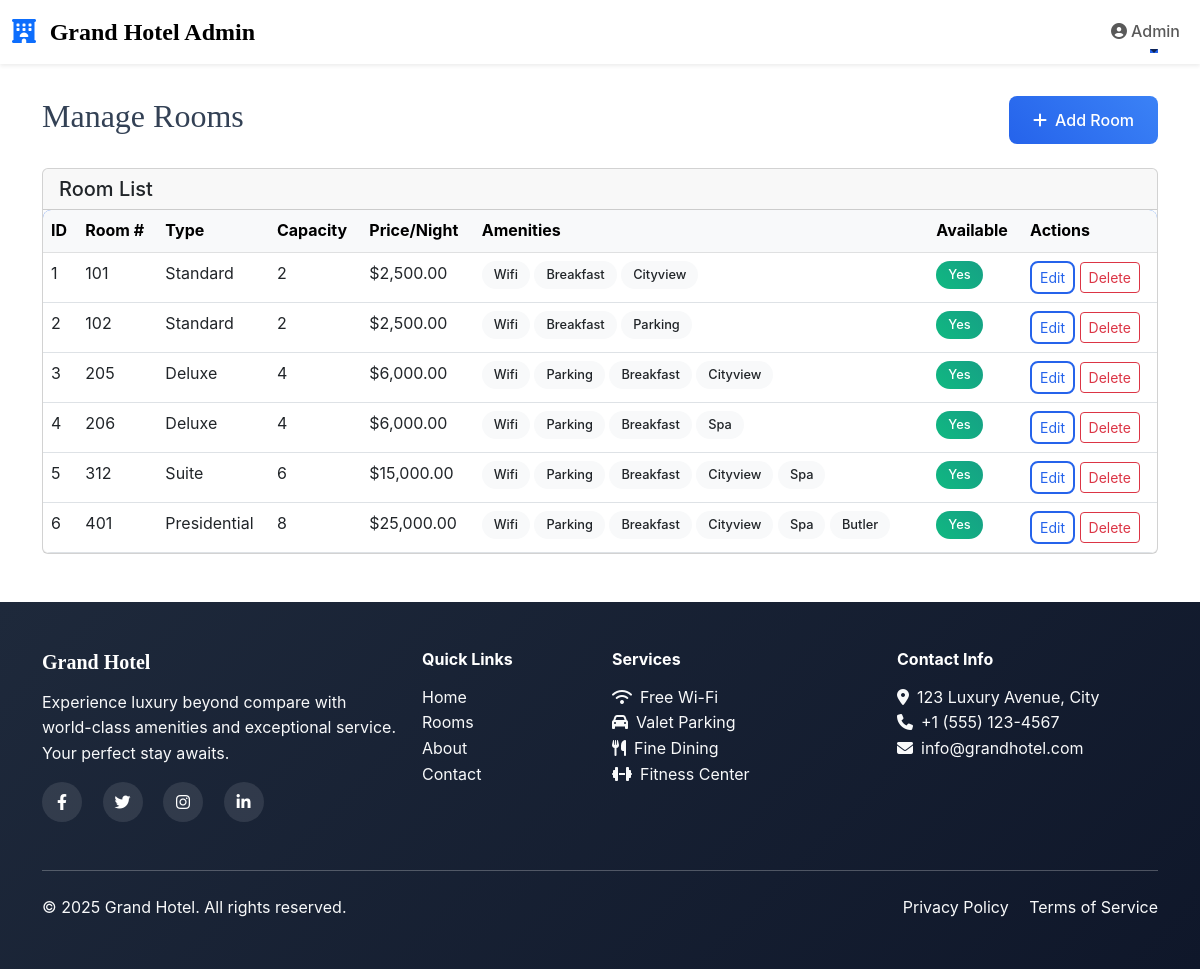
The app's page /admin/manage_rooms.php with its own data.
### tables this page shows
CREATE TABLE rooms (
    id INT AUTO_INCREMENT PRIMARY KEY,
    room_number VARCHAR(10) UNIQUE NOT NULL,
    room_type ENUM('standard', 'deluxe', 'suite', 'presidential') NOT NULL,
    capacity INT NOT NULL,
    price_per_night DECIMAL(10,2) NOT NULL,
    description TEXT,
    amenities JSON,
    image_url VARCHAR(255),
    is_available BOOLEAN DEFAULT TRUE,
    created_at TIMESTAMP DEFAULT CURRENT_TIMESTAMP
);

### classes/Room.php (called while the page is built, shortened)
<?php
class Room {
    private $conn;
    private $table_name = "rooms";
    public function __construct($db) {
        $this->conn = $db;
    }
    public function getAllRooms() {
        $query = "SELECT * FROM " . $this->table_name . " ORDER BY room_number ASC";
        $stmt = $this->conn->prepare($query);
        $stmt->execute();
        return $stmt;
    }
}
?>

### admin/manage_rooms.php (the view, shortened to what this page needs)
<?php
include '../classes/Room.php';
include '../includes/admin_header.php';
$database = new Database();
$db = $database->getConnection();
$room = new Room($db);
$rooms = $room->getAllRooms();
?>
<div class="container mt-4">
    <div class="d-flex justify-content-between align-items-center mb-4">
        <h2 class="font-serif">Manage Rooms</h2>
        <a href="add_room.php" class="btn btn-primary"><i class="fas fa-plus me-2"></i>Add Room</a>
    </div>
    <div class="card">
        <div class="card-header">
            <h5 class="mb-0">Room List</h5>
        </div>
        <div class="card-body p-0">
            <div class="table-responsive">
                <table class="table mb-0">
                    <thead class="table-light">
                        <tr>
                            <th>ID</th>
                            <th>Room #</th>
                            <th>Type</th>
                            <th>Capacity</th>
                            <th>Price/Night</th>
                            <th>Amenities</th>
                            <th>Available</th>
                            <th>Actions</th>
                        </tr>
                    </thead>
                    <tbody>
                        <?php while ($row = $rooms->fetch(PDO::FETCH_ASSOC)): ?>
                        <tr>
                            <td><?php echo $row['id']; ?></td>
                            <td><?php echo htmlspecialchars($row['room_number']); ?></td>
                            <td><?php echo ucfirst($row['room_type']); ?></td>
                            <td><?php echo $row['capacity']; ?></td>
                            <td>$<?php echo number_format($row['price_per_night'], 2); ?></td>
                            <td>
                                <?php $am = json_decode($row['amenities'], true) ?: []; ?>
                                <?php foreach ($am as $a): ?>
                                    <span class="badge bg-light text-dark"><?php echo ucfirst($a); ?></span>
                                <?php endforeach; ?>
                            </td>
                            <td><?php echo $row['is_available'] ? '<span class="badge bg-success">Yes</span>' : '<span class="badge bg-secondary">No</span>'; ?></td>
                            <td>
                                <a href="manage_rooms.php?edit=<?php echo $row['id']; ?>" class="btn btn-sm btn-outline-primary">Edit</a>
                                <a href="manage_rooms.php?delete=<?php echo $row['id']; ?>" class="btn btn-sm btn-outline-danger" onclick="return confirm('Delete this room?');">Delete</a>
                            </td>
                        </tr>
                        <?php endwhile; ?>
                    </tbody>
                </table>
            </div>
        </div>
    </div>
</div>
<?php include '../includes/footer.php'; ?>

### assets/css/style.css (style rules this page uses)
:root { --primary-color: #2563eb; --secondary-color: #f59e0b; --dark-color: #1e293b; --light-color: #f8fafc; --accent-color: #10b981; --border-radius: 0.5rem; }
.font-serif { font-family: 'Playfair Display', serif; }
body { font-family: 'Inter', sans-serif; line-height: 1.6; color: #334155; }
.btn-primary { background: linear-gradient(45deg, var(--primary-color), #3b82f6); border: none; border-radius: var(--border-radius); padding: 0.75rem 1.5rem; font-weight: 500; transition: all 0.3s ease; position: relative; overflow: hidden; }
.btn-primary::before { content: ''; position: absolute; top: 0; left: -100%; width: 100%; height: 100%; background: linear-gradient(90deg, transparent, rgba(255,255,255,0.2), transparent); transition: left 0.5s; }
.btn-outline-primary { border: 2px solid var(--primary-color); color: var(--primary-color); border-radius: var(--border-radius); transition: all 0.3s ease; }
.table { background: white; border-radius: var(--border-radius); overflow: hidden; box-shadow: 0 2px 8px rgba(0,0,0,0.06); }
.table thead { background: linear-gradient(45deg, var(--primary-color), #3b82f6); color: white; }
.table tbody tr { transition: all 0.2s ease; }
.badge { padding: 0.5rem 0.75rem; border-radius: 50px; font-weight: 500; font-size: 0.8rem; }
.badge.bg-success { background: linear-gradient(45deg, var(--accent-color), #16a085) !important; }

### records on screen
rooms: id "1", room_number "101", room_type "Standard", capacity "2", price_per_night "2,500.00", amenities "Wifi", amenities "Breakfast", amenities "Cityview", is_available "Yes"
rooms: id "2", room_number "102", room_type "Standard", capacity "2", price_per_night "2,500.00", amenities "Wifi", amenities "Breakfast", amenities "Parking", is_available "Yes"
rooms: id "3", room_number "205", room_type "Deluxe", capacity "4", price_per_night "6,000.00", amenities "Wifi", amenities "Parking", amenities "Breakfast", amenities "Cityview", is_available "Yes"
rooms: id "4", room_number "206", room_type "Deluxe", capacity "4", price_per_night "6,000.00", amenities "Wifi", amenities "Parking", amenities "Breakfast", amenities "Spa", is_available "Yes"
rooms: id "5", room_number "312", room_type "Suite", capacity "6", price_per_night "15,000.00", amenities "Wifi", amenities "Parking", amenities "Breakfast", amenities "Cityview", amenities "Spa", is_available "Yes"
rooms: id "6", room_number "401", room_type "Presidential", capacity "8", price_per_night "25,000.00", amenities "Wifi", amenities "Parking", amenities "Breakfast", amenities "Cityview", amenities "Spa", amenities "Butler", is_available "Yes"
